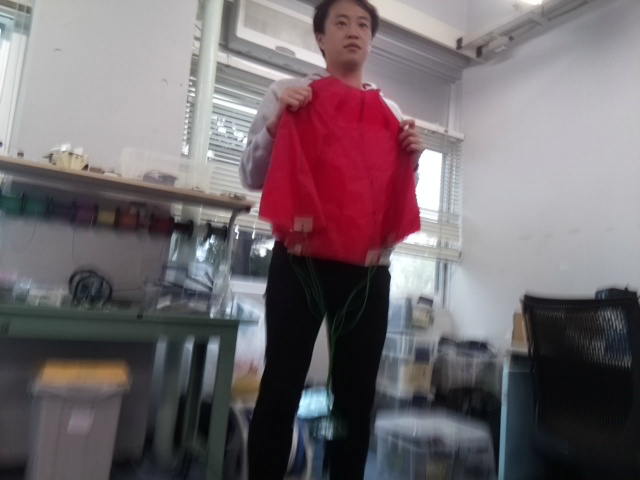
#> input picture testcode/Camera/TestResult/20201023/140.jpg, 640 x 480 px
$ python hist_equal.py
#> lines starting #> are read from the running program, lines starting #| are printed output that depends on the picture; after the words box and inside, x2 and y2 are one past the last pixel; in counts of white or black regions, pixels touching at a corner belong together
### testcode/Camera/camera.py
import cv2
import numpy as np

import constant as ct

class Camera(object):

    def __init__(self):
        self.cgx=0
        self.cgy=0
        self.cgxs=0.0
        self.cgys=0.0
        self.angle=0.0
        self.direct=0
        self.area=0.0
        self.gamma_cvt=np.zeros((256,1),dtype='uint8')

    #ガンマ補正用関数
    def setupCamera(self):
        for i in range(256):
            self.gamma_cvt[i][0]=255*(float(i)/255)**(1.0/ct.const.GAMMA)

    def find_rect_of_target_color(self,image):
      hsv = cv2.cvtColor(image, cv2.COLOR_BGR2HSV_FULL)
      h = hsv[:, :, 0] # 色相(Hue)
      s = hsv[:, :, 1] #彩度(Saturation)
      mask = np.zeros(h.shape, dtype=np.uint8) # 赤いところを示すマスクデータ作成
      #以下でガンマ補正
      gray=cv2.cvtColor(image, cv2.COLOR_BGR2GRAY)
      mean, stddev=cv2.meanStdDev(gray)
      if stddev>70 or stddev<30:
          print('逆光検知')
          mask[((h < 7) | (h > 230)) & (s > 85)] = 255
      else:
          mask[((h < 7) | (h > 230)) & (s > 85)] = 255
      # mask[((h < 20) | (h > 200)) & (s > 64)] = 255
      contours, _ = cv2.findContours(mask, cv2.RETR_TREE, cv2.CHAIN_APPROX_SIMPLE) # 輪郭を作成
      rects = []
      for contour in contours: # 内包する凸形状を作り、矩形を計算
        approx = cv2.convexHull(contour)
        rect = cv2.boundingRect(approx)
        rects.append(np.array(rect))
      return rects

    def find_center_of_gravity(self,data):
        self.cgx=data[0]+data[2]//2
        self.cgy=data[1]+data[3]//2

    # [8 lines left out: function find_direction, not called in this run]

    def find_angle(self,x_coordinate):
        self.angle=abs(x_coordinate-320)*31.1/320

    def find_area(self,data):
        self.area=data[2]*data[3]

### EtoEtest_1/const.py
class _const(object):
    class ConstError(TypeError):
        pass

    def __setattr__(self,name,value):
        if name in self.__dict__:
            raise self.ConstError("Can't rebind const (%s)" % name)
        self.__dict__[name] = value

import sys
sys.modules[__name__] = _const()

### testcode/Camera/hist_equal.py
import cv2
import numpy as np
from matplotlib import pylab as plt
import camera

can = camera.Camera()

#使うときは日付と見たい写真を変更する
# date = input('Please input date (ex:20201023):')
date =  '20201023'
# pic_num = input('enter the picture number:')
# pic_num = pic_num + ".jpg"
# print(path)
pic_num = "140.jpg"
path = './TestResult/' + date + '/' + pic_num
img = cv2.imread(path)
#> img is the input picture: shape (480, 640, 3); mean B, G, R 110.3, 105.3, 115.3
#平滑化
img_hist_eq = img.copy()
img_hist_eq_adap =img.copy()
# plt.subplot(3,1,1)

# 矩形の情報作成
rects = can.find_rect_of_target_color(img)
#> in find_rect_of_target_color, `hsv = cv2.cvtColor(image, cv2.COLOR_BGR2HSV_FULL)`: hsv: shape (480, 640, 3); mean H, S, V 157.8, 46, 120.3
#> in find_rect_of_target_color, `mean, stddev=cv2.meanStdDev(gray)`: mean = [108.9]; stddev = [67.21]
#> rects = 40 items, first 6: [288, 394, 2, 3], [263, 391, 1, 1], [261, 391, 1, 1], [262, 383, 3, 6], [266, 373, 1, 1], [364, 270, 3, 2]
if len(rects) > 0:
    rect = max(rects, key=(lambda x: x[2] * x[3]))  # 最大の矩形を探索
#> rect = [254, 28, 167, 242]
cv2.rectangle(img, tuple(rect[0:2]), tuple(rect[0:2] + rect[2:4]), (0, 0, 255), thickness=2)
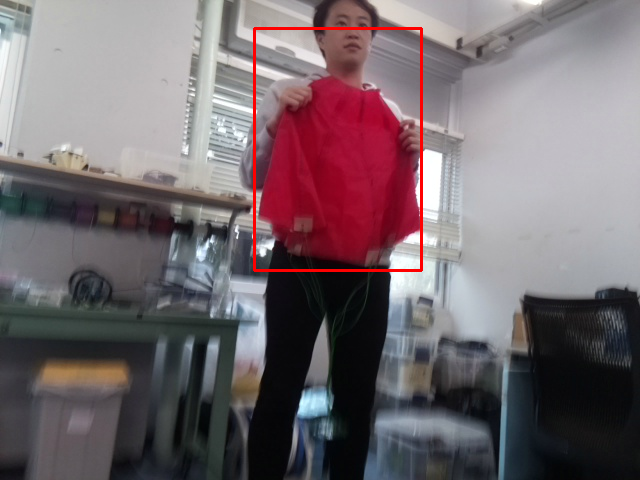
#> img: shape (480, 640, 3); 0.8% of pixels changed, all inside (x1, y1, x2, y2) = (253, 27, 423, 272)
cv2.imshow('original image',img)
# img = cv2.cvtColor(img, cv2.COLOR_BGR2RGB)

########################################################################################################
#普通の平坦化
# RGBそれぞれを平坦化
for i in range(3):
    img_hist_eq[:, :, i] = cv2.equalizeHist(img_hist_eq[:, :, i])


# 矩形の情報作成
rects = can.find_rect_of_target_color(img_hist_eq)
#> in find_rect_of_target_color (call 2), `hsv = cv2.cvtColor(image, cv2.COLOR_BGR2HSV_FULL)`: hsv: shape (480, 640, 3); mean H, S, V 116.9, 57.7, 140
#> in find_rect_of_target_color (call 2), `gray=cv2.cvtColor(image, cv2.COLOR_BGR2GRAY)`:
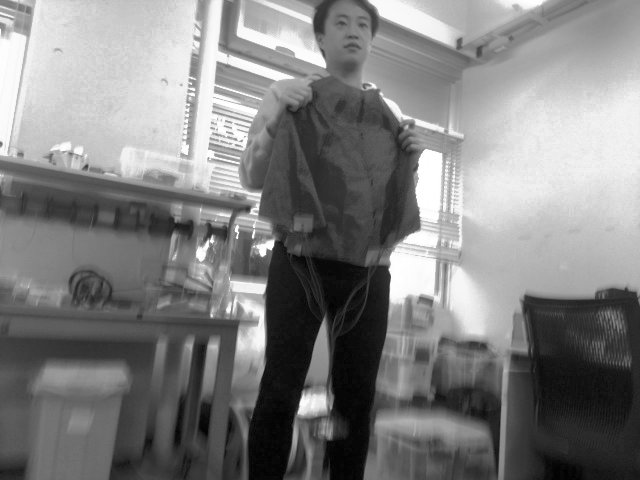
#> gray: shape (480, 640); min 2, max 255, mean 128.3
#> in find_rect_of_target_color (call 2), `mean, stddev=cv2.meanStdDev(gray)`: mean = [128.3]; stddev = [71.96]
#> rects = 35 items, first 6: [580, 478, 1, 2], [352, 460, 2, 2], [355, 448, 2, 2], [353, 438, 1, 1], [290, 424, 1, 1], [350, 402, 2, 2]
print(len(rects))
#| 35
if len(rects) > 0:
    rect = max(rects, key=(lambda x: x[2] * x[3]))  # 最大の矩形を探索
#> rect = [260, 76, 161, 200]

cv2.rectangle(img_hist_eq, tuple(rect[0:2]), tuple(rect[0:2] + rect[2:4]), (0, 0, 255), thickness=2)
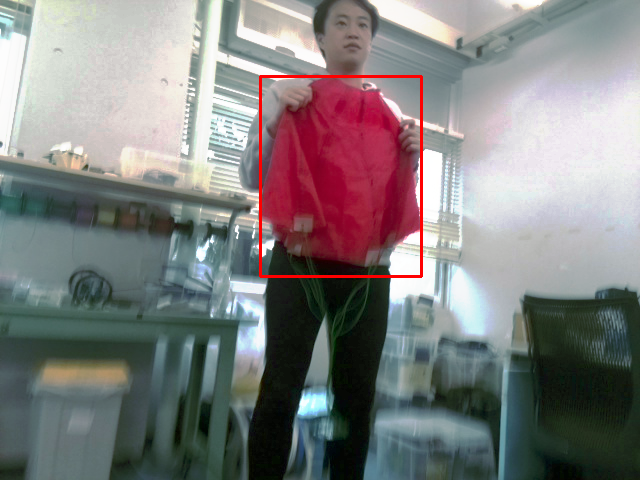
#> img_hist_eq: shape (480, 640, 3); mean B, G, R 127.2, 127.3, 129.1
cv2.imshow('converted image',img_hist_eq)


#######################################################################################################
# 適応的平坦化
# RGBそれぞれを適応的に平坦化（８＊８の領域ごとに平坦化していく）
for i in range(3):
    clahe = cv2.createCLAHE(clipLimit=2.0, tileGridSize=(8,8))
    img_hist_eq_adap[:, :, i] = clahe.apply(img_hist_eq_adap[:, :, i])

# 矩形の情報作成
rects = can.find_rect_of_target_color(img_hist_eq_adap)
#> in find_rect_of_target_color (call 3), `hsv = cv2.cvtColor(image, cv2.COLOR_BGR2HSV_FULL)`: hsv: shape (480, 640, 3); mean H, S, V 142.1, 44.5, 130.1
#> in find_rect_of_target_color (call 3), `h = hsv[:, :, 0]`:
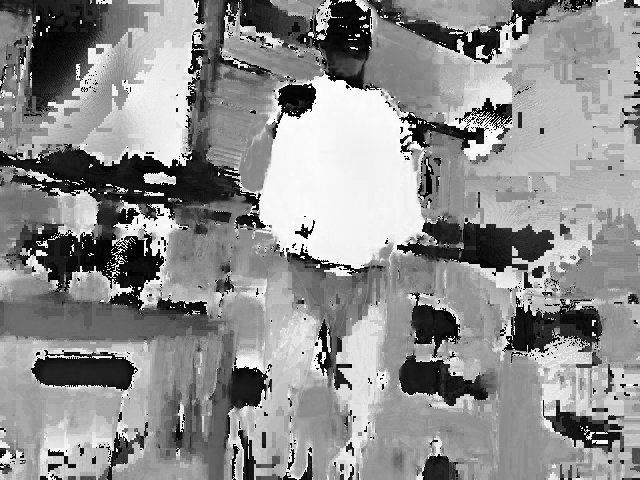
#> h: shape (480, 640); min 0, max 255, mean 142.1
#> in find_rect_of_target_color (call 3), `s = hsv[:, :, 1]`:
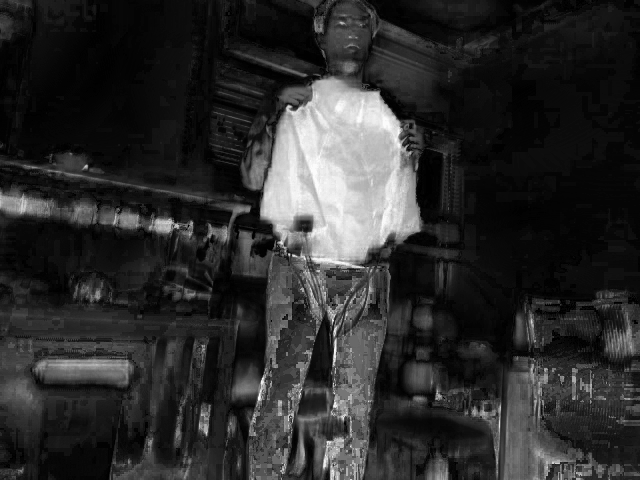
#> s: shape (480, 640); min 0, max 252, mean 44.5
#> in find_rect_of_target_color (call 3), `gray=cv2.cvtColor(image, cv2.COLOR_BGR2GRAY)`:
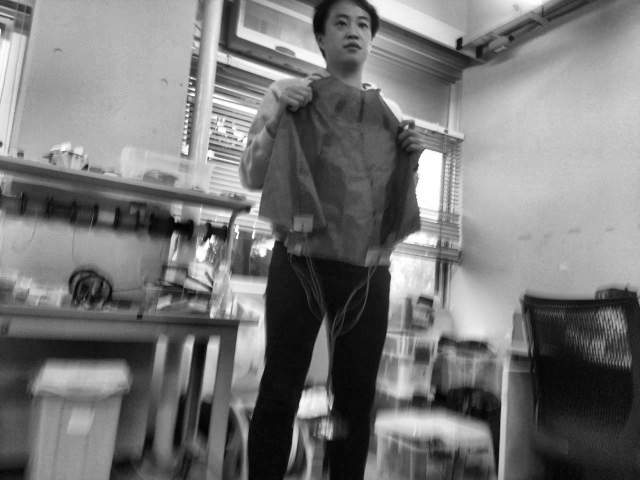
#> gray: shape (480, 640); min 2, max 255, mean 119.1
#> in find_rect_of_target_color (call 3), `mean, stddev=cv2.meanStdDev(gray)`: mean = [119.1]; stddev = [65.2]
#> rects = 119 items, first 6: [576, 478, 4, 2], [347, 474, 5, 6], [353, 469, 1, 5], [347, 458, 9, 11], [344, 449, 4, 7], [179, 436, 1, 1]
print(len(rects))
#| 119
if len(rects) > 0:
    rect = max(rects, key=(lambda x: x[2] * x[3]))  # 最大の矩形を探索
#> rect = [260, 76, 162, 193]

cv2.rectangle(img_hist_eq_adap, tuple(rect[0:2]), tuple(rect[0:2] + rect[2:4]), (0, 0, 255), thickness=2)
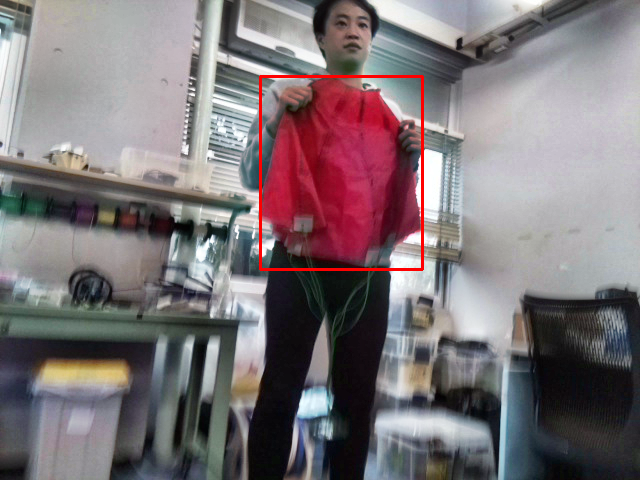
#> img_hist_eq_adap: shape (480, 640, 3); mean B, G, R 119.1, 115.6, 124.7
cv2.imshow('adaptive converted image',img_hist_eq_adap)
cv2.waitKey(0) # キー待ち
cv2.destroyAllWindows()

# [15 lines of commented-out code are left out]

plt.show()

$ run again, with testcode/Camera/TestResult/20201023/100.jpg copied over testcode/Camera/TestResult/20201023/140.jpg
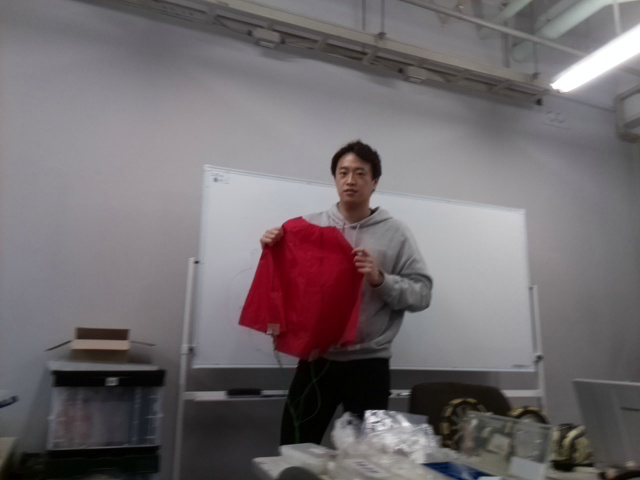
#> input picture testcode/Camera/TestResult/20201023/100.jpg, 640 x 480 px
#> img is the input picture: shape (480, 640, 3); mean B, G, R 110.1, 107.2, 113.5
#> hsv: shape (480, 640, 3); mean H, S, V 162.4, 28.9, 115.5
#> mean = [109.4]; stddev = [48.34]
#> `rects = can.find_rect_of_target_color(img)`: rects = 63 items, first 6: [622, 475, 1, 3], [9, 475, 11, 5], [64, 451, 3, 1], [58, 451, 2, 1], [72, 450, 24, 2], [98, 449, 10, 7]
#> `rect = max(rects, key=(lambda x: x[2] * x[3]))`: rect = [239, 217, 144, 155]
#> img: shape (480, 640, 3); 0.58% of pixels changed, all inside (x1, y1, x2, y2) = (238, 216, 385, 374)
#> hsv: shape (480, 640, 3); mean H, S, V 120.5, 39.5, 133.9
#> `rects = can.find_rect_of_target_color(img_hist_eq)`: rects = 75 items, first 6: [9, 475, 11, 5], [64, 451, 1, 1], [58, 451, 1, 1], [98, 450, 8, 6], [84, 450, 12, 2], [72, 450, 11, 2]
#| 75
#> `rect = max(rects, key=(lambda x: x[2] * x[3]))`: rect = [239, 216, 136, 156]
#> `cv2.rectangle(img_hist_eq, tuple(rect[0:2]), tuple(rect[0:2] + rect[2:..`:
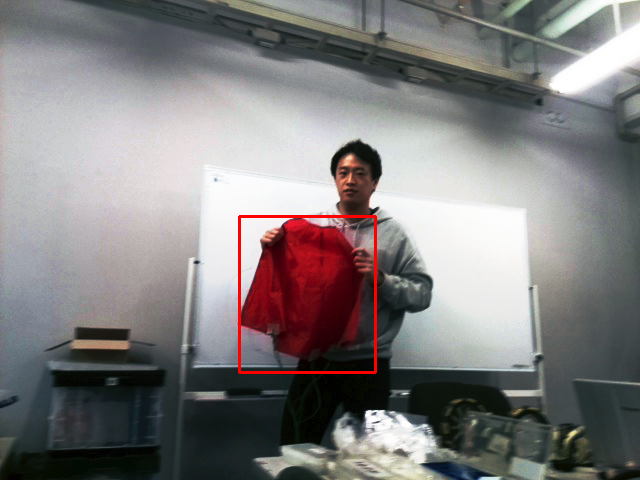
#> img_hist_eq: shape (480, 640, 3); mean B, G, R 126.6, 126.3, 129.2
#> hsv: shape (480, 640, 3); mean H, S, V 142.2, 29.1, 129.7
#> `rects = can.find_rect_of_target_color(img_hist_eq_adap)`: rects = 55 items, first 6: [17, 478, 3, 2], [9, 478, 3, 2], [610, 477, 7, 3], [632, 476, 1, 1], [618, 475, 7, 5], [17, 475, 3, 1]
#| 55
#> `rect = max(rects, key=(lambda x: x[2] * x[3]))`: rect = [239, 217, 126, 155]
#> `cv2.rectangle(img_hist_eq_adap, tuple(rect[0:2]), tuple(rect[0:2] + re..`:
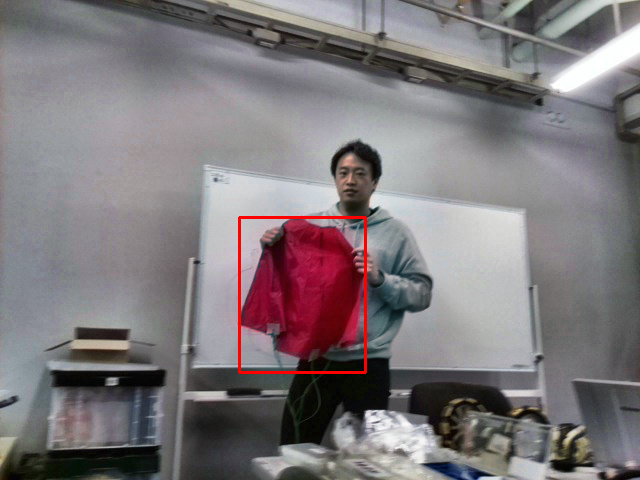
#> img_hist_eq_adap: shape (480, 640, 3); mean B, G, R 123.4, 120.3, 126.3

$ run again, with testcode/Camera/TestResult/20201023/120.jpg copied over testcode/Camera/TestResult/20201023/140.jpg
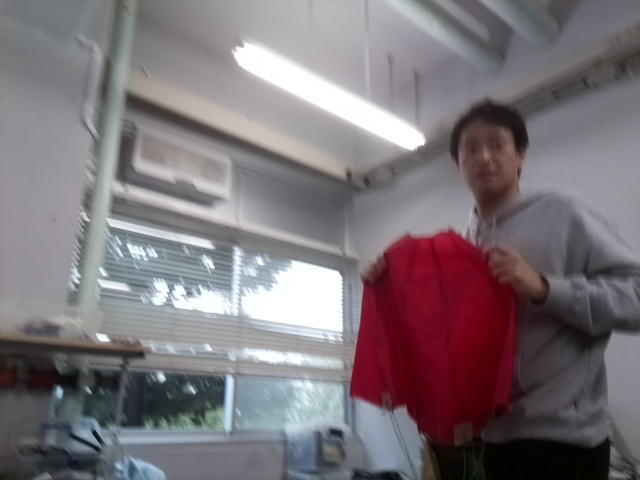
#> input picture testcode/Camera/TestResult/20201023/120.jpg, 640 x 480 px
#> img is the input picture: shape (480, 640, 3); mean B, G, R 120.7, 115.7, 124
#> hsv: shape (480, 640, 3); mean H, S, V 161.9, 42.9, 129.2
#> mean = [118.8]; stddev = [56.08]
#> `rects = can.find_rect_of_target_color(img)`: rects = 54 items, first 6: [527, 469, 1, 1], [590, 464, 1, 2], [499, 464, 1, 1], [444, 464, 4, 4], [450, 462, 2, 2], [462, 461, 1, 1]
#> `rect = max(rects, key=(lambda x: x[2] * x[3]))`: rect = [351, 229, 195, 227]
#> img: shape (480, 640, 3); 0.82% of pixels changed, all inside (x1, y1, x2, y2) = (350, 228, 548, 458)
#> hsv: shape (480, 640, 3); mean H, S, V 130.5, 59.2, 137.2
#> `rects = can.find_rect_of_target_color(img_hist_eq)`: rects = 68 items, first 6: [437, 455, 1, 1], [432, 446, 1, 2], [479, 438, 2, 2], [443, 438, 8, 1], [432, 435, 1, 1], [439, 432, 1, 1]
#| 68
#> `rect = max(rects, key=(lambda x: x[2] * x[3]))`: rect = [351, 228, 189, 209]
#> `cv2.rectangle(img_hist_eq, tuple(rect[0:2]), tuple(rect[0:2] + rect[2:..`:
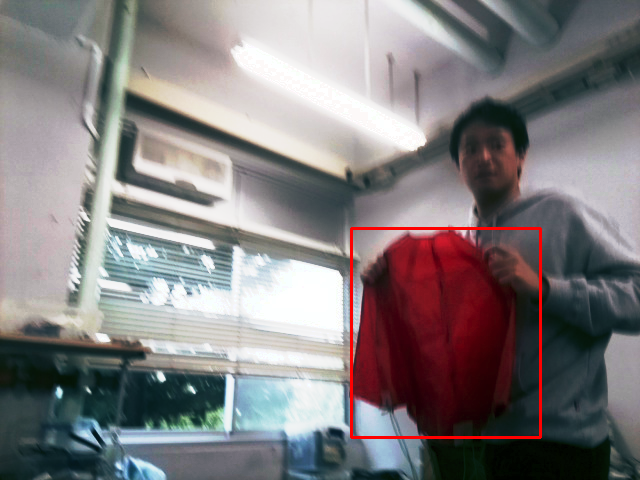
#> img_hist_eq: shape (480, 640, 3); mean B, G, R 126.7, 125.2, 129.6
#> hsv: shape (480, 640, 3); mean H, S, V 140.3, 42.2, 136.3
#> `rects = can.find_rect_of_target_color(img_hist_eq_adap)`: rects = 93 items, first 6: [501, 476, 15, 4], [504, 476, 1, 1], [556, 471, 3, 4], [543, 471, 2, 2], [524, 470, 8, 10], [527, 468, 1, 1]
#| 93
#> `rect = max(rects, key=(lambda x: x[2] * x[3]))`: rect = [352, 229, 169, 225]
#> `cv2.rectangle(img_hist_eq_adap, tuple(rect[0:2]), tuple(rect[0:2] + re..`:
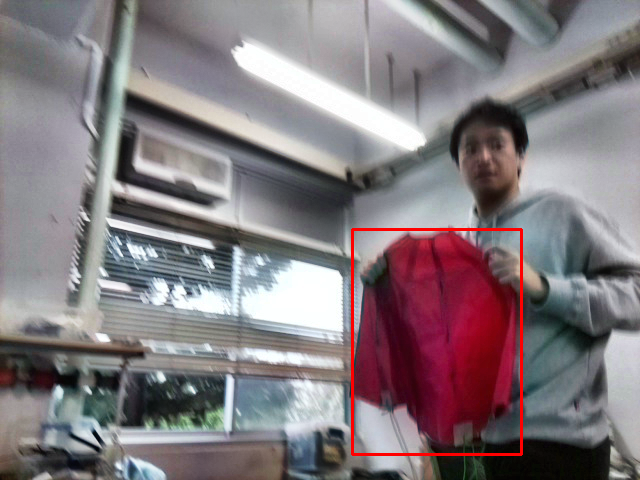
#> img_hist_eq_adap: shape (480, 640, 3); mean B, G, R 126.3, 121.9, 130.9

$ run again, with testcode/Camera/TestResult/20201023/160.jpg copied over testcode/Camera/TestResult/20201023/140.jpg
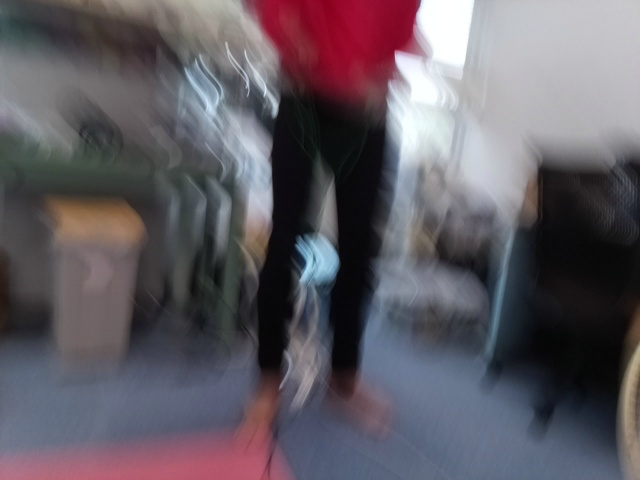
#> input picture testcode/Camera/TestResult/20201023/160.jpg, 640 x 480 px
#> img is the input picture: shape (480, 640, 3); mean B, G, R 99.3, 91.5, 97.4
#> hsv: shape (480, 640, 3); mean H, S, V 157.8, 48.5, 107.2
#> mean = [94.2]; stddev = [56.3]
#> `rects = can.find_rect_of_target_color(img)`: rects = 25 items, first 6: [286, 478, 1, 2], [192, 441, 7, 1], [262, 369, 4, 1], [332, 367, 23, 29], [332, 383, 3, 3], [346, 370, 3, 3]
#> `rect = max(rects, key=(lambda x: x[2] * x[3]))`: rect = [0, 367, 285, 113]
#> img: shape (480, 640, 3); 0.55% of pixels changed, all inside (x1, y1, x2, y2) = (0, 366, 287, 480)
#> hsv: shape (480, 640, 3); mean H, S, V 112.2, 57.6, 142.6
#> `rects = can.find_rect_of_target_color(img_hist_eq)`: rects = 83 items, first 6: [72, 479, 1, 1], [80, 478, 2, 2], [98, 473, 1, 1], [111, 471, 1, 1], [104, 468, 4, 2], [111, 467, 2, 3]
#| 83
#> `rect = max(rects, key=(lambda x: x[2] * x[3]))`: rect = [245, 0, 175, 113]
#> hsv: shape (480, 640, 3); mean H, S, V 139.6, 49.7, 123.8
#> `rects = can.find_rect_of_target_color(img_hist_eq_adap)`: rects = 132 items, first 6: [273, 473, 1, 1], [93, 457, 2, 1], [124, 453, 2, 1], [118, 453, 2, 1], [174, 449, 1, 1], [222, 441, 1, 1]
#| 132
#> `rect = max(rects, key=(lambda x: x[2] * x[3]))`: rect = [253, 0, 166, 116]
#> `cv2.rectangle(img_hist_eq_adap, tuple(rect[0:2]), tuple(rect[0:2] + re..`:
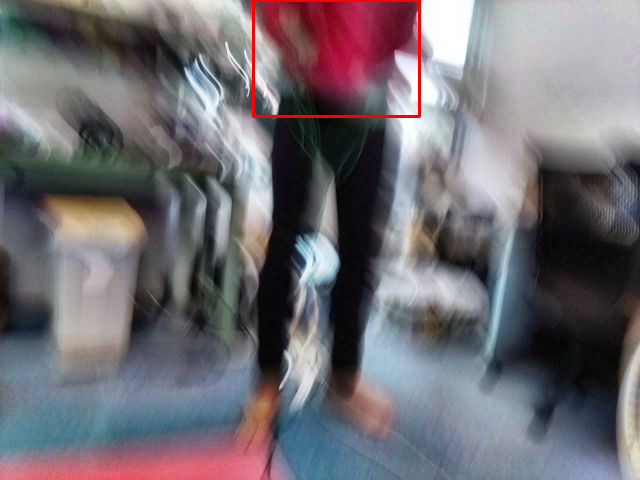
#> img_hist_eq_adap: shape (480, 640, 3); mean B, G, R 114.6, 108.4, 112.6
